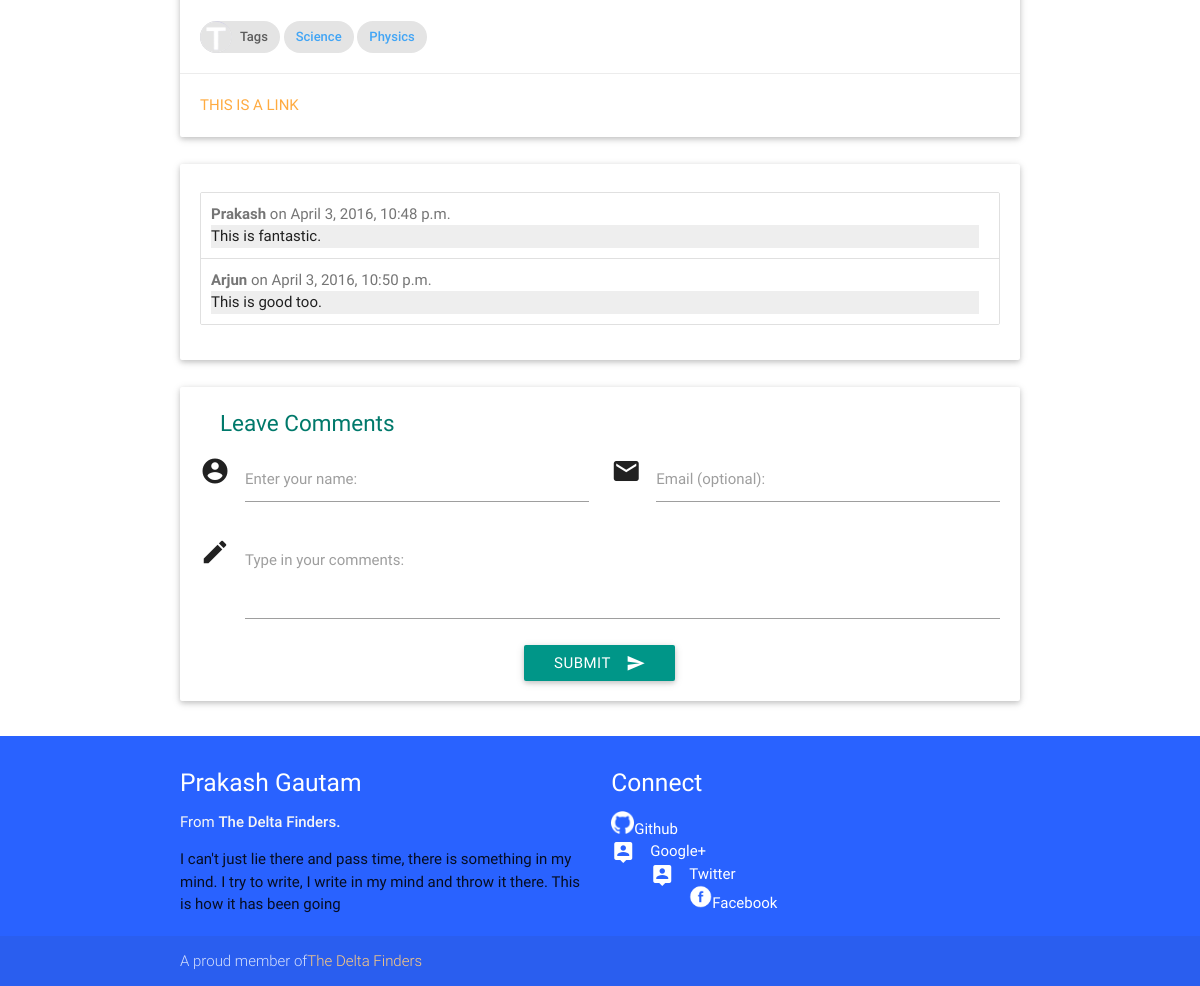
The page /blog/detail/are-events-random (lower part) on the database as committed earlier.
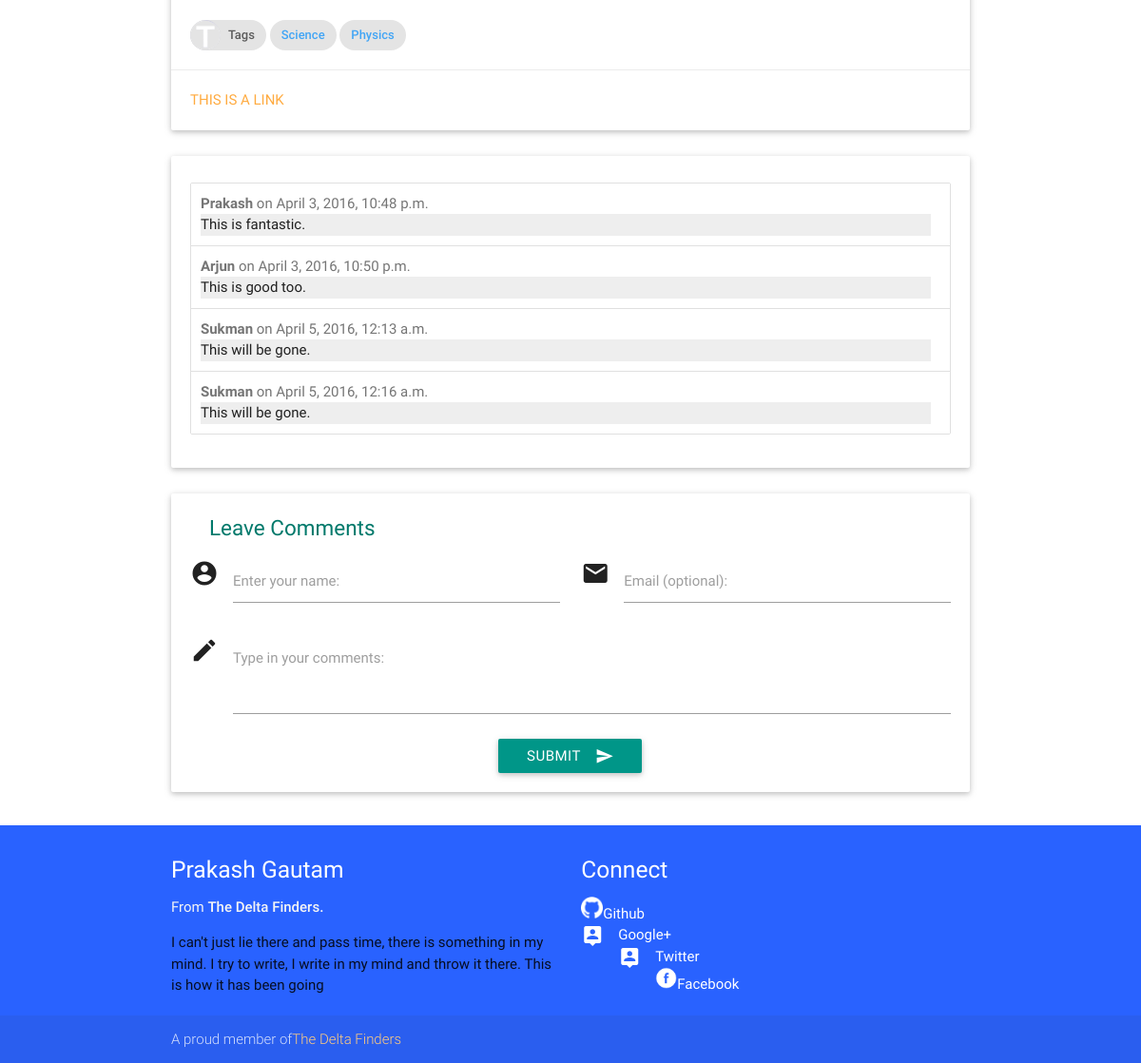
The same page on the database as committed later.
### Blog/models.py (models this page shows, shortened)
class Tag(models.Model):
    word = models.CharField(max_length=100,unique=True)
    def __str__(self):
        return self.word

class Comment(models.Model):
    commenter = models.CharField(max_length=40)
    comment = models.TextField()
    postdate = models.DateTimeField(auto_now_add=True)
    blogpost = models.ForeignKey('BlogPost')

### Blog/views.py (the view, shortened to what this page needs)
# urls.py: url(r'^detail/(?P<pslug>[\w-]+)$', views.BlogDetail.as_view(), name='detail'),
class BlogDetail(View):
    def get(self,request,pslug):
        currentpost = get_object_or_404(BlogPost,slug=pslug)
        comments = Comment.objects.filter(blogpost=currentpost)
        template = loader.get_template('Blog/details.html')
        form = CommentForm()
        context = {
            'post' : currentpost,
            'form' : form,
            'comments' : comments,
        }
        return HttpResponse(template.render(context,request))

### Blog/forms.py
class CommentForm(forms.Form):
    commenter = forms.CharField(label='Enter your name', max_length = 100)
    email = forms.EmailField(label='Email (optional)')
    comment = forms.CharField(label='Type in your comments',
            widget=forms.Textarea(attrs =
        {'class':'materialize-textarea'}))

### Blog/templates/Blog/details.html (shortened to what this page needs)
{%extends "base.html" %}
{%load staticfiles %}
{%block bodycontent %}
<div class="container">
<div class="row">
    <div class="col l12 s12 m12">
      <div class="card">
        <div class="card-content black-text">
          <br/>
          <div class="chip">
                <img src="{%static 'images/capital-t.png'%}" alt="Tags">
                Tags
          </div>
          {%for tag in post.tags.all %}
          <a href="#"><div class="chip blue-text text-lighten-1">{{tag}}</div></a>
          {%endfor %}
        </div>
        <div class="card-action">
          <a href="#">This is a link</a>
        </div>
      </div>
    </div>
</div>
{% include "Blog/comment.html" %}
</div>
{%endblock bodycontent %}

### Blog/templates/Blog/comment.html (shortened to what this page needs)
{%block postedcomments %}
{%if comments %}
<div class="row">
  <div class="col s12">
    <div class="card">
      <div class="card-content">
        <ul class="collection">
        {% for comment in comments %}
           <li class="collection-item" style="padding-left: 10px;">
             <span class="grey-text text-darken-1">
                 <b>{{comment.commenter}}</b> on {{comment.postdate}}
             </span>
             <div class="grey lighten-3">
                 <div class="text-flow"> <p>{{comment.comment}}</p> </div>
             </div>
           </li>
        {%endfor %}
        </ul>
      </div>
    </div>
  </div>
</div>
{%endif%}
{%endblock postedcomments %}
{%block commentform%}
<div class="row">
  <div class="col s12">
    <div class="card">
      <div class="card-content">
        <div>
        <span class="card-content teal-text text-darken-2" style="font-size:1.5em">Leave Comments</span>
        </div>
        <form action="{% url 'blog:detail' pslug=post.slug %}" method="post">
           <div class="row">
             <div class="input-field col s6">
               <i class="material-icons prefix">account_circle</i>
               {{form.commenter}}
               {{form.commenter.label_tag}}
             </div>
             <div class="input-field col s6">
               <i class="material-icons prefix">email</i>
               {{form.email}}
               {{form.email.label_tag }}
             </div>
           </div>
           <div class="row">
           <div class="input-field col s12">
             <i class="material-icons prefix">mode_edit</i>
             {{form.comment}}
             {{form.comment.label_tag}}
           </div>
          </div>
          <div class="center-align">
          <button class="btn waves-effect waves-light teal" type="submit" name="submit">Submit
              <i class="material-icons right">send</i>
          </button>
          </div>
        </form>
      </div>
    </div>
  </div>
</div>
{%endblock commentform%}

Rows that differ between the two databases and show on the page:
added Comment: commenter "Sukman", postdate "April 5, 2016, 12:13 a.m.", comment "This will be gone."
added Comment: commenter "Sukman", postdate "April 5, 2016, 12:16 a.m.", comment "This will be gone."
